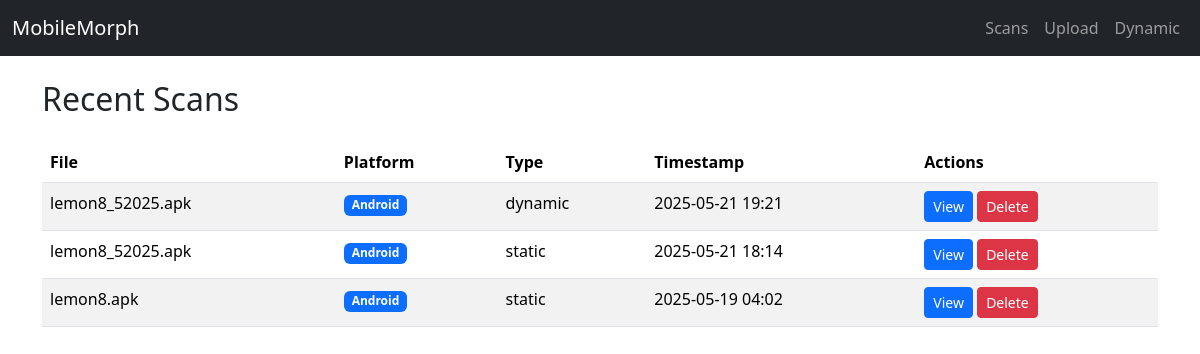
The page / on the database its author committed.
### dashboard/models.py (models this page shows)
class ScanResult(db.Model):
    id = db.Column(db.Integer, primary_key=True)
    filename = db.Column(db.String(120))
    platform = db.Column(db.String(10))  # 'apk' or 'ipa'
    scan_type = db.Column(db.String(20))  # static, dynamic, exploit, etc.
    findings = db.Column(db.Text)  # Serialized JSON or log
    created_at = db.Column(db.DateTime, default=datetime.utcnow, server_default=db.func.now())

### dashboard/routes.py (the view)
@main.route('/')
def index():
    scans = ScanResult.query.order_by(ScanResult.created_at.desc()).limit(10).all()
    return render_template('index.html', scans=scans)

### dashboard/templates/index.html
{% extends 'base.html' %}
{% block content %}
<h2 class="mb-4">Recent Scans</h2>
<table class="table table-striped">
    <thead>
        <tr>
            <th>File</th>
            <th>Platform</th>
            <th>Type</th>
            <th>Timestamp</th>
            <th>Actions</th>
        </tr>
    </thead>
    <tbody>
        {% for scan in scans %}
        <tr>
            <td>{{ scan.filename }}</td>
            <td>
                {% if scan.platform == 'apk' %}
                    <span class="badge bg-primary">Android</span>
                {% elif scan.platform == 'ipa' %}
                    <span class="badge bg-warning text-dark">iOS</span>
                {% endif %}
            </td>
            <td>{{ scan.scan_type }}</td>
            <td>{{ scan.created_at.strftime("%Y-%m-%d %H:%M") }}</td>
            <td>
                <a class="btn btn-sm btn-primary" href="{{ url_for('main.show_results', scan_id=scan.id) }}">View</a>
                <form method="POST" action="{{ url_for('main.delete_scan', scan_id=scan.id) }}" style="display:inline;">
                    <button type="submit" class="btn btn-sm btn-danger" onclick="return confirm('Are you sure you want to delete this scan?');">
                        Delete
                    </button>
                </form>
            </td>
        </tr>
        {% else %}
        <tr><td colspan="5" class="text-center">No scans yet.</td></tr>
        {% endfor %}
    </tbody>
</table>
{% endblock %}

### dashboard/templates/base.html (shortened to what this page needs)
<!DOCTYPE html>
<html lang="en">
<head>
    <link href="https://cdn.jsdelivr.net/npm/bootstrap@5.3.3/dist/css/bootstrap.min.css" rel="stylesheet">
    <link rel="stylesheet" href="https://cdnjs.cloudflare.com/ajax/libs/github-markdown-css/5.2.0/github-markdown-light.min.css">
</head>
<body class="markdown-body">
<nav class="navbar navbar-expand-lg navbar-dark bg-dark">
    <div class="container-fluid">
        <a class="navbar-brand" href="/">MobileMorph</a>
        <div class="collapse navbar-collapse">
            <ul class="navbar-nav ms-auto">
                <li class="nav-item"><a class="nav-link" href="/">Scans</a></li>
                <li class="nav-item"><a class="nav-link" href="/upload">Upload</a></li>
                <li class="nav-item"><a class="nav-link" href="{{ url_for('main.run_dynamic_on_latest') }}">Dynamic</a></li>
            </ul>
        </div>
    </div>
</nav>
<div class="container mt-4">
    {% block content %}{% endblock %}
</div>
</body>
</html>

### rows shown on the page
ScanResult: filename "lemon8_52025.apk", platform "Android", scan_type "dynamic", created_at "2025-05-21 19:21"
ScanResult: filename "lemon8_52025.apk", platform "Android", scan_type "static", created_at "2025-05-21 18:14"
ScanResult: filename "lemon8.apk", platform "Android", scan_type "static", created_at "2025-05-19 04:02"
